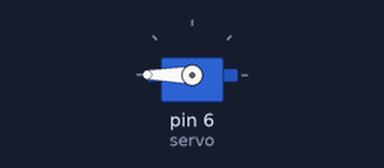
A sketch run on a simulated Arduino Uno, built with avr-gcc and run on an emulated ATmega328P. Shown: servo.

Above: at 0.05 s.
At 4.0 s:
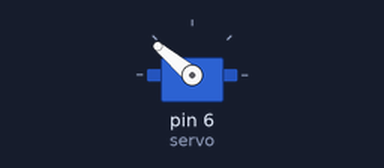
Timing chart, 0 to 5.2 s (numbered marks = the images above):
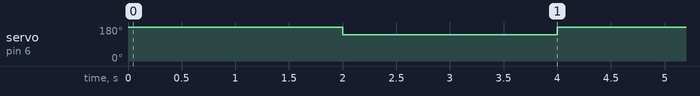

Measured:
- by itself, servo on pin 6 (servo): alternates 180° for 2.0 s and 140° for 2.0 s

The sketch:

ser.ino
```cpp
#include <Servo.h> //используем библиотеку для работы с сервоприводом

int inByte=180;
Servo servo;

void setup() {
  // put your setup code here, to run once:

servo.attach(6);

  Serial.begin(9600);

  servo.write(180);
}

void loop() {
  // put your main code here, to run repeatedly:
  servo.write(180); //ставим вал под 0

delay(2000); //ждем 2 секунды

servo.write(140); //ставим вал под 180

delay(2000); //ждем 2 секунды
}
```
